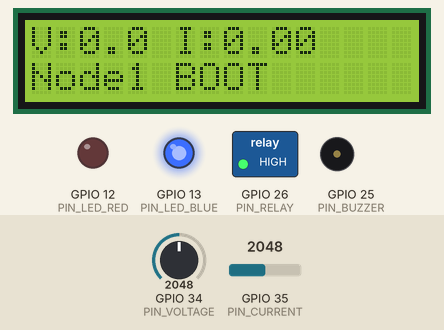
Bench run of a program on a simulated ESP32. Parts: 16×2 character LCD, switched loads named in the program (green lamp = pin HIGH), output pins drawn as LEDs (lit = HIGH), buzzer (waves = sounding, pin HIGH). The test bench sets the inputs (shaded band); at power-on: GPIO 34 (PIN_VOLTAGE) = 2048, GPIO 35 (PIN_CURRENT) = 2048 (analog values on the 0–4095 scale). WiFi joins after 1.5 s; servers stay silent unless stated; what the program prints to the serial monitor is not drawn.

Above: at 0.57 s.
At 6.8 s:
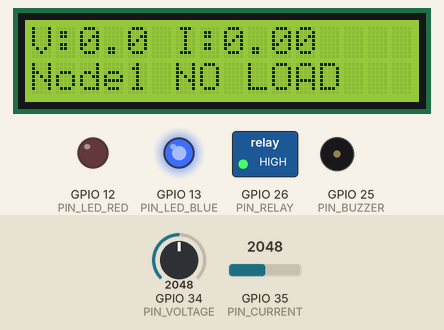
At 18.9 s:
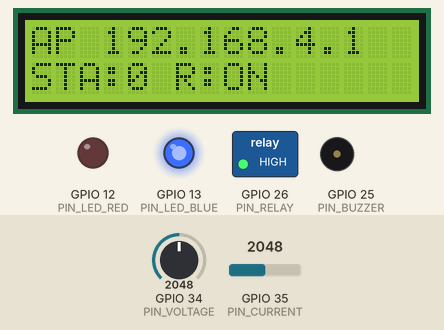
At 38.4 s:
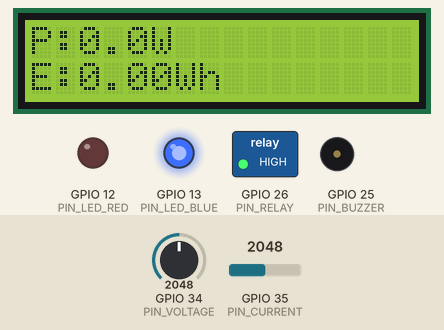
Timing chart, 0 to 39.9 s (numbered marks = the images above):
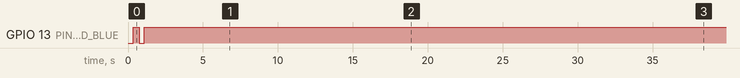

The program:

main.cpp
```cpp
#include <Arduino.h>
#include <HTTPClient.h>
#include <LiquidCrystal_I2C.h>
#include <WiFi.h>
#include <Wire.h>

namespace {

constexpr int I2C_SDA = 21;
constexpr int I2C_SCL = 22;
constexpr int PIN_VOLTAGE = 34;
constexpr int PIN_CURRENT = 35;
constexpr int PIN_RELAY = 26;
constexpr int PIN_BUZZER = 25;
constexpr int PIN_LED_RED = 12;
constexpr int PIN_LED_BLUE = 13;
constexpr uint8_t LCD_ADDR = 0x27;

constexpr bool USE_AP_MODE = true;
constexpr char AP_SSID[] = "FedGrid-Node1";
constexpr char AP_PASSWORD[] = "fedgrid123";
constexpr char WIFI_SSID[] = "YOUR_WIFI_SSID";
constexpr char WIFI_PASSWORD[] = "YOUR_WIFI_PASSWORD";
constexpr char NODE_ID[] = "1";
constexpr char LISTENER_URL[] = "http://192.168.4.2:5002/data";

constexpr bool RELAY_ACTIVE_HIGH = true;
constexpr bool RELAY_DEFAULT_ON = true;
constexpr bool AUTO_TRIP_RELAY = false;

constexpr float ADC_VREF = 3.3f;
constexpr int ADC_MAX = 4095;
constexpr int NUM_SAMPLES = 320;
constexpr int SAMPLE_DELAY_US = 300;

// Tune these values on the real board with a multimeter and known load.
float VOLTAGE_CAL = 95.0f;
float CURRENT_CAL = 1.0f;
constexpr float ACS712_MV_PER_A = 185.0f;
constexpr float EMA_ALPHA = 0.25f;

constexpr float NO_LOAD_CURRENT_A = 0.03f;
constexpr float WARN_CURRENT_A = 1.5f;
constexpr float ALERT_CURRENT_A = 2.5f;
constexpr float LOW_VOLTAGE_V = 180.0f;
constexpr float HIGH_VOLTAGE_V = 250.0f;

constexpr unsigned long LCD_ROTATE_MS = 2200;
constexpr unsigned long SENSOR_REFRESH_MS = 750;
constexpr unsigned long PUSH_INTERVAL_MS = 4000;
constexpr unsigned long WIFI_RETRY_MS = 10000;
constexpr unsigned long ALARM_BEEP_MS = 180;

LiquidCrystal_I2C lcd(LCD_ADDR, 16, 2);

enum class MeterState {
  Booting,
  NoLoad,
  Healthy,
  Warning,
  Alert,
  Offline,
};

struct Reading {
  float voltage = 0.0f;
  float current = 0.0f;
  float powerW = 0.0f;
  float energyWh = 0.0f;
};

Reading gReading;
MeterState gState = MeterState::Booting;
bool gRelayOn = RELAY_DEFAULT_ON;
bool gWifiConnectedOnce = false;
bool gAlarmLatched = false;
unsigned long gLastSensorMs = 0;
unsigned long gLastPushMs = 0;
unsigned long gLastWifiAttemptMs = 0;
unsigned long gLastLcdFlipMs = 0;
unsigned long gLastAlarmMs = 0;
int gPage = 0;

bool wifiLinkReady() {
  if (USE_AP_MODE) {
    return WiFi.getMode() == WIFI_AP || WiFi.getMode() == WIFI_AP_STA;
  }
  return WiFi.status() == WL_CONNECTED;
}

bool canPushToListener() {
  if (!wifiLinkReady()) {
    return false;
  }
  if (USE_AP_MODE) {
    return WiFi.softAPgetStationNum() > 0;
  }
  return true;
}

void setRelay(bool on) {
  gRelayOn = on;
  if (on) {
    gAlarmLatched = false;
  }
  digitalWrite(PIN_RELAY, (RELAY_ACTIVE_HIGH ? on : !on) ? HIGH : LOW);
}

bool parseDesiredRelayState(const String& body, bool* relayOn) {
  const int keyPos = body.indexOf("\"desired_relay_on\":");
  if (keyPos < 0) {
    return false;
  }
  const int valuePos = keyPos + 19;
  if (body.startsWith("true", valuePos)) {
    *relayOn = true;
    return true;
  }
  if (body.startsWith("false", valuePos)) {
    *relayOn = false;
    return true;
  }
  return false;
}

float readRmsAdc(int pin) {
  long sum = 0;
  int samples[NUM_SAMPLES];
  for (int i = 0; i < NUM_SAMPLES; i++) {
    samples[i] = analogRead(pin);
    sum += samples[i];
    delayMicroseconds(SAMPLE_DELAY_US);
  }

  const float avg = static_cast<float>(sum) / NUM_SAMPLES;
  float sumSq = 0.0f;
  for (int i = 0; i < NUM_SAMPLES; i++) {
    const float delta = static_cast<float>(samples[i]) - avg;
    sumSq += delta * delta;
  }

  return sqrt(sumSq / NUM_SAMPLES);
}

float readVoltageRms() {
  const float rmsAdc = readRmsAdc(PIN_VOLTAGE);
  return (rmsAdc / static_cast<float>(ADC_MAX)) * ADC_VREF * VOLTAGE_CAL;
}

float readCurrentRms() {
  const float rmsAdc = readRmsAdc(PIN_CURRENT);
  const float vRms = (rmsAdc / static_cast<float>(ADC_MAX)) * ADC_VREF;
  const float amps = (vRms / (ACS712_MV_PER_A / 1000.0f)) * CURRENT_CAL;
  return amps > 0.0f ? amps : 0.0f;
}

const char* stateLabel(MeterState state) {
  switch (state) {
    case MeterState::Booting:
      return "BOOT";
    case MeterState::NoLoad:
      return "NO LOAD";
    case MeterState::Healthy:
      return "HEALTHY";
    case MeterState::Warning:
      return "WATCH";
    case MeterState::Alert:
      return "ALERT";
    case MeterState::Offline:
      return "OFFLINE";
  }
  return "UNKNOWN";
}

MeterState classifyState(const Reading& reading) {
  if (!wifiLinkReady() && gWifiConnectedOnce) {
    return MeterState::Offline;
  }
  if (reading.current < NO_LOAD_CURRENT_A) {
    return MeterState::NoLoad;
  }
  if (
      reading.current >= ALERT_CURRENT_A ||
      reading.voltage < LOW_VOLTAGE_V ||
      reading.voltage > HIGH_VOLTAGE_V) {
    return MeterState::Alert;
  }
  if (reading.current >= WARN_CURRENT_A) {
    return MeterState::Warning;
  }
  return MeterState::Healthy;
}

void beepAlarm() {
  if (millis() - gLastAlarmMs < 2000) {
    return;
  }
  gLastAlarmMs = millis();
  digitalWrite(PIN_BUZZER, HIGH);
  delay(ALARM_BEEP_MS);
  digitalWrite(PIN_BUZZER, LOW);
}

void updateOutputs() {
  const unsigned long tick = millis() / 350;
  switch (gState) {
    case MeterState::Booting:
      digitalWrite(PIN_LED_BLUE, tick % 2 ? HIGH : LOW);
      digitalWrite(PIN_LED_RED, LOW);
      break;
    case MeterState::NoLoad:
      digitalWrite(PIN_LED_BLUE, HIGH);
      digitalWrite(PIN_LED_RED, LOW);
      break;
    case MeterState::Healthy:
      digitalWrite(PIN_LED_BLUE, HIGH);
      digitalWrite(PIN_LED_RED, LOW);
      break;
    case MeterState::Warning:
      digitalWrite(PIN_LED_BLUE, tick % 2 ? HIGH : LOW);
      digitalWrite(PIN_LED_RED, LOW);
      break;
    case MeterState::Alert:
      digitalWrite(PIN_LED_BLUE, LOW);
      digitalWrite(PIN_LED_RED, tick % 2 ? HIGH : LOW);
      beepAlarm();
      if (AUTO_TRIP_RELAY && !gAlarmLatched) {
        setRelay(false);
        gAlarmLatched = true;
      }
      break;
    case MeterState::Offline:
      digitalWrite(PIN_LED_BLUE, tick % 2 ? HIGH : LOW);
      digitalWrite(PIN_LED_RED, tick % 2 ? LOW : HIGH);
      break;
  }
}

void renderPage0() {
  lcd.clear();
  lcd.setCursor(0, 0);
  lcd.print("V:");
  lcd.print(gReading.voltage, 1);
  lcd.print(" I:");
  lcd.print(gReading.current, 2);
  lcd.setCursor(0, 1);
  lcd.print("Node1 ");
  lcd.print(stateLabel(gState));
}

void renderPage1() {
  lcd.clear();
  lcd.setCursor(0, 0);
  lcd.print("P:");
  lcd.print(gReading.powerW, 1);
  lcd.print("W");
  lcd.setCursor(0, 1);
  lcd.print("E:");
  lcd.print(gReading.energyWh, 2);
  lcd.print("Wh");
}

void renderPage2() {
  lcd.clear();
  lcd.setCursor(0, 0);
  if (USE_AP_MODE) {
    lcd.print("AP ");
    lcd.print(WiFi.softAPIP());
  } else if (WiFi.status() == WL_CONNECTED) {
    lcd.print("WiFi ");
    lcd.print(WiFi.RSSI());
    lcd.print("dBm");
  } else {
    lcd.print("WiFi reconnect");
  }
  lcd.setCursor(0, 1);
  if (USE_AP_MODE) {
    lcd.print("STA:");
    lcd.print(WiFi.softAPgetStationNum());
    lcd.print(" R:");
    lcd.print(gRelayOn ? "ON" : "OFF");
  } else {
    lcd.print("Relay:");
    lcd.print(gRelayOn ? "ON " : "OFF");
    lcd.print(" ID:");
    lcd.print(NODE_ID);
  }
}

void updateLcd() {
  if (millis() - gLastLcdFlipMs >= LCD_ROTATE_MS) {
    gLastLcdFlipMs = millis();
    gPage = (gPage + 1) % 3;
  }

  switch (gPage) {
    case 0:
      renderPage0();
      break;
    case 1:
      renderPage1();
      break;
    default:
      renderPage2();
      break;
  }
}

void connectWifiIfNeeded() {
  if (USE_AP_MODE) {
    if (wifiLinkReady()) {
      gWifiConnectedOnce = true;
      return;
    }
    if (millis() - gLastWifiAttemptMs < WIFI_RETRY_MS) {
      return;
    }
    gLastWifiAttemptMs = millis();
    WiFi.mode(WIFI_AP);
    if (WiFi.softAP(AP_SSID, AP_PASSWORD)) {
      gWifiConnectedOnce = true;
    }
    return;
  }
  if (WiFi.status() == WL_CONNECTED) {
    gWifiConnectedOnce = true;
    return;
  }
  if (millis() - gLastWifiAttemptMs < WIFI_RETRY_MS) {
    return;
  }
  gLastWifiAttemptMs = millis();
  WiFi.mode(WIFI_STA);
  WiFi.begin(WIFI_SSID, WIFI_PASSWORD);
}

void pushReading() {
  if (!canPushToListener() || millis() - gLastPushMs < PUSH_INTERVAL_MS) {
    return;
  }
  gLastPushMs = millis();

  HTTPClient http;
  http.setTimeout(2500);
  http.begin(LISTENER_URL);
  http.addHeader("Content-Type", "application/json");

  String payload = "{";
  payload += "\"node_id\":\"" + String(NODE_ID) + "\",";
  payload += "\"voltage\":" + String(gReading.voltage, 2) + ",";
  payload += "\"current\":" + String(gReading.current, 3) + ",";
  payload += "\"power_w\":" + String(gReading.powerW, 2) + ",";
  payload += "\"energy_wh\":" + String(gReading.energyWh, 3) + ",";
  payload += "\"status\":\"" + String(stateLabel(gState)) + "\",";
  payload += "\"relay_on\":" + String(gRelayOn ? "true" : "false") + ",";
  payload += "\"rssi\":" + String(WiFi.RSSI());
  payload += "}";

  const int code = http.POST(payload);
  if (code > 0) {
    const String body = http.getString();
    bool desiredRelayOn = gRelayOn;
    if (parseDesiredRelayState(body, &desiredRelayOn) && desiredRelayOn != gRelayOn) {
      setRelay(desiredRelayOn);
    }
  } else {
    gState = MeterState::Offline;
  }
  http.end();
}

void sampleSensors() {
  if (millis() - gLastSensorMs < SENSOR_REFRESH_MS) {
    return;
  }

  const unsigned long now = millis();
  const float dtHours = gLastSensorMs == 0 ? 0.0f : static_cast<float>(now - gLastSensorMs) / 3600000.0f;
  gLastSensorMs = now;

  const float rawVoltage = readVoltageRms();
  const float rawCurrent = readCurrentRms();

  if (gReading.voltage <= 0.01f) {
    gReading.voltage = rawVoltage;
    gReading.current = rawCurrent;
  } else {
    gReading.voltage = (EMA_ALPHA * rawVoltage) + ((1.0f - EMA_ALPHA) * gReading.voltage);
    gReading.current = (EMA_ALPHA * rawCurrent) + ((1.0f - EMA_ALPHA) * gReading.current);
  }

  gReading.powerW = gReading.voltage * gReading.current;
  gReading.energyWh += gReading.powerW * dtHours;
  gState = classifyState(gReading);
}

}  // namespace

void setup() {
  Serial.begin(115200);
  delay(100);

  pinMode(PIN_RELAY, OUTPUT);
  pinMode(PIN_BUZZER, OUTPUT);
  pinMode(PIN_LED_RED, OUTPUT);
  pinMode(PIN_LED_BLUE, OUTPUT);
  digitalWrite(PIN_BUZZER, LOW);
  digitalWrite(PIN_LED_RED, LOW);
  digitalWrite(PIN_LED_BLUE, LOW);
  setRelay(RELAY_DEFAULT_ON);

  analogReadResolution(12);
  analogSetAttenuation(ADC_11db);

  Wire.begin(I2C_SDA, I2C_SCL);
  lcd.init();
  delay(100);
  lcd.backlight();
  lcd.clear();
  lcd.setCursor(0, 0);
  lcd.print("FedGrid Meter");
  lcd.setCursor(0, 1);
  lcd.print("Booting...");

  gState = MeterState::Booting;
  connectWifiIfNeeded();
}

void loop() {
  connectWifiIfNeeded();
  sampleSensors();
  updateOutputs();
  updateLcd();
  pushReading();

  Serial.printf(
      "[Node %s] V=%.1fV I=%.3fA P=%.2fW E=%.3fWh state=%s wifi=%s relay=%s\n",
      NODE_ID,
      gReading.voltage,
      gReading.current,
      gReading.powerW,
      gReading.energyWh,
      stateLabel(gState),
      canPushToListener() ? "up" : "down",
      gRelayOn ? "on" : "off");

  delay(50);
}
```

Measured:
- by itself, GPIO 13 (PIN_LED_BLUE): LOW → HIGH at 0.36 s, → LOW 0.38 s later, → HIGH 0.34 s later
- what the display in image 0 shows lasts 0.8 s, from 0.3 s to 1.1 s
- what the display in image 1 shows lasts 2.5 s, from 6.7 s to 9.2 s
